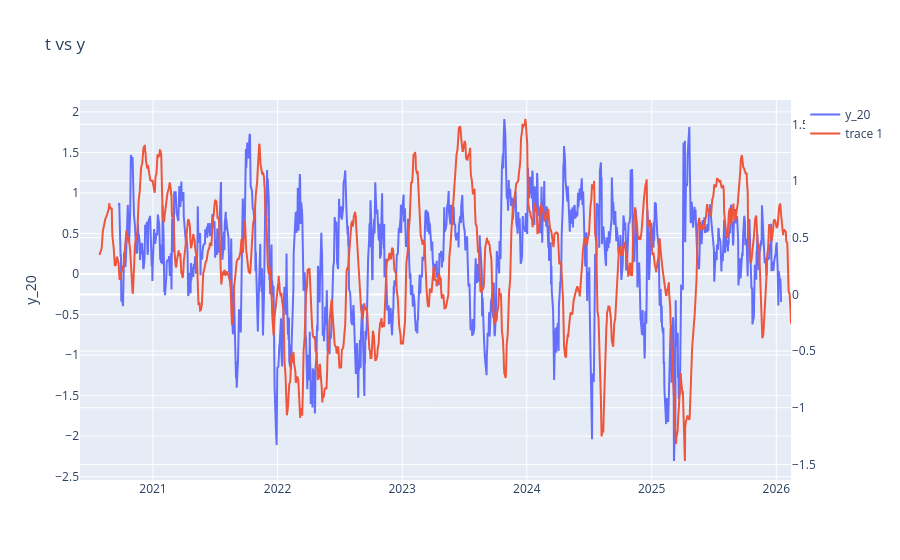

The cell this chart's notebook holds for it:
### Code cell
plot_multi_time_series([spy_df['y_20'], t], yn_list=['y1', 'y2'], ypos_left = [True, False], title=f't vs y')

### Figure 1 — Plotly figure (JSON) as saved in the notebook; plotly's stock layout.template omitted (floating-point values rounded to 4 significant figures; data arrays with more than 128 entries replaced by an {"elided": "..."} marker saying what was removed)
{"data": [{"name": "y_20", "type": "scatter", "x": {"elided": "1435 str values"}, "y": {"elided": "1435 float values"}, "yaxis": "y"}, {"type": "scatter", "x": {"elided": "1435 str values"}, "y": {"elided": "1435 float values"}, "yaxis": "y2"}], "layout": {"title": {"text": "t vs y"}, "xaxis": {"domain": [0, 1]}, "yaxis": {"side": "left", "title": {"text": "y_20"}}, "yaxis2": {"anchor": "x", "overlaying": "y", "side": "right", "title": {}}}}
